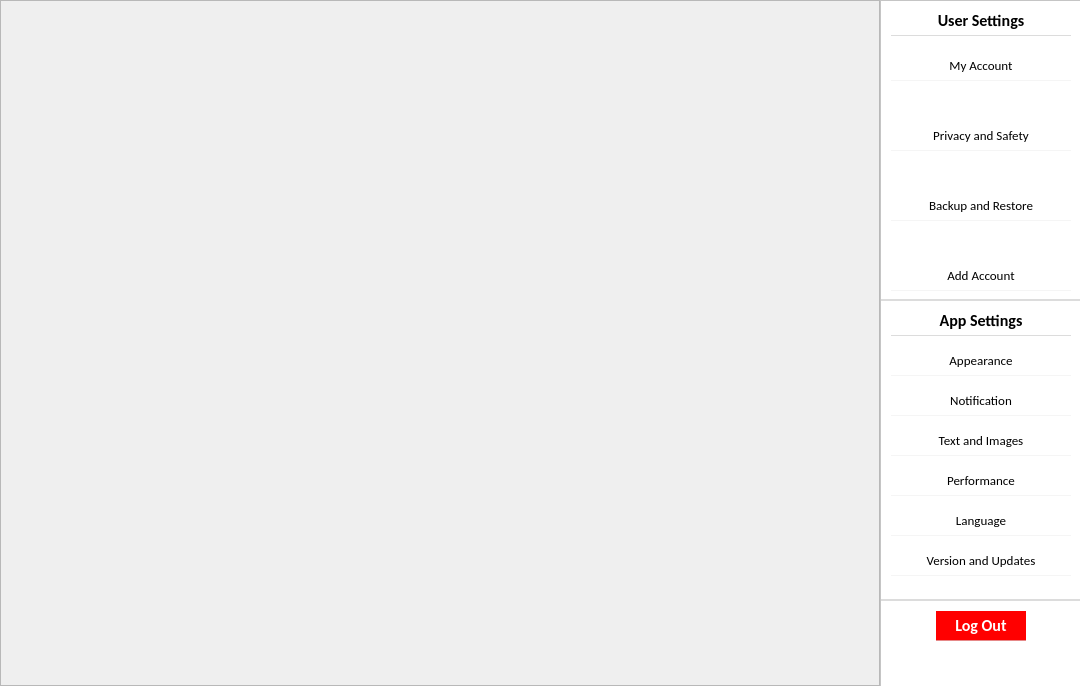
           <widget class="QWidget" name="Settings">
            <property name="minimumSize">
             <size>
              <width>1080</width>
              <height>686</height>
             </size>
            </property>
            <property name="maximumSize">
             <size>
              <width>2160</width>
              <height>1400</height>
             </size>
            </property>
            <property name="cursor">
             <cursorShape>ArrowCursor</cursorShape>
            </property>
            <layout class="QHBoxLayout" name="horizontalLayout_13">
             <property name="spacing">
              <number>0</number>
             </property>
             <property name="leftMargin">
              <number>0</number>
             </property>
             <property name="topMargin">
              <number>0</number>
             </property>
             <property name="rightMargin">
              <number>0</number>
             </property>
             <property name="bottomMargin">
              <number>0</number>
             </property>
             <item>
              <widget class="QStackedWidget" name="stackedWidget_3">
               <property name="minimumSize">
                <size>
                 <width>880</width>
                 <height>686</height>
                </size>
               </property>
               <property name="maximumSize">
                <size>
                 <width>2640</width>
                 <height>2058</height>
                </size>
               </property>
               <widget class="QWidget" name="UserSettings">
                <property name="minimumSize">
                 <size>
                  <width>880</width>
                  <height>686</height>
                 </size>
                </property>
                <property name="maximumSize">
                 <size>
                  <width>2640</width>
                  <height>2058</height>
                 </size>
                </property>
                <widget class="QFrame" name="frame_18">
                 <property name="geometry">
                  <rect>
                   <x>0</x>
                   <y>0</y>
                   <width>880</width>
                   <height>686</height>
                  </rect>
                 </property>
                 <property name="minimumSize">
                  <size>
                   <width>880</width>
                   <height>686</height>
                  </size>
                 </property>
                 <property name="maximumSize">
                  <size>
                   <width>2640</width>
                   <height>2058</height>
                  </size>
                 </property>
                 <property name="frameShape">
                  <enum>QFrame::StyledPanel</enum>
                 </property>
                 <property name="frameShadow">
                  <enum>QFrame::Raised</enum>
                 </property>
                </widget>
               </widget>
               <widget class="QWidget" name="AppSettings">
                <property name="minimumSize">
                 <size>
                  <width>880</width>
                  <height>686</height>
                 </size>
                </property>
                <property name="maximumSize">
                 <size>
                  <width>2640</width>
                  <height>2058</height>
                 </size>
                </property>
                <widget class="QFrame" name="frame_64">
                 <property name="geometry">
                  <rect>
                   <x>0</x>
                   <y>0</y>
                   <width>880</width>
                   <height>686</height>
                  </rect>
                 </property>
                 <property name="minimumSize">
                  <size>
                   <width>880</width>
                   <height>686</height>
                  </size>
                 </property>
                 <property name="maximumSize">
                  <size>
                   <width>2640</width>
                   <height>2058</height>
                  </size>
                 </property>
                 <property name="frameShape">
                  <enum>QFrame::StyledPanel</enum>
                 </property>
                 <property name="frameShadow">
                  <enum>QFrame::Raised</enum>
                 </property>
                </widget>
               </widget>
              </widget>
             </item>
             <item>
              <widget class="QFrame" name="frame_30">
               <property name="minimumSize">
                <size>
                 <width>200</width>
                 <height>686</height>
                </size>
               </property>
               <property name="maximumSize">
                <size>
                 <width>200</width>
                 <height>2058</height>
                </size>
               </property>
               <property name="styleSheet">
                <string notr="true">border-left: 1px solid rgb(220, 220, 220);
background-color: rgb(255, 255, 255);</string>
               </property>
               <property name="frameShape">
                <enum>QFrame::StyledPanel</enum>
               </property>
               <property name="frameShadow">
                <enum>QFrame::Raised</enum>
               </property>
               <widget class="QFrame" name="frame_31">
                <property name="geometry">
                 <rect>
                  <x>1</x>
                  <y>1</y>
                  <width>200</width>
                  <height>300</height>
                 </rect>
                </property>
                <property name="minimumSize">
                 <size>
                  <width>200</width>
                  <height>300</height>
                 </size>
                </property>
                <property name="maximumSize">
                 <size>
                  <width>200</width>
                  <height>900</height>
                 </size>
                </property>
                <property name="styleSheet">
                 <string notr="true">border:none;
border-bottom:2px solid rgb(220,220,220);</string>
                </property>
                <property name="frameShape">
                 <enum>QFrame::StyledPanel</enum>
                </property>
                <property name="frameShadow">
                 <enum>QFrame::Raised</enum>
                </property>
                <widget class="QPushButton" name="pushButton_38">
                 <property name="geometry">
                  <rect>
                   <x>10</x>
                   <y>5</y>
                   <width>180</width>
                   <height>30</height>
                  </rect>
                 </property>
                 <property name="minimumSize">
                  <size>
                   <width>180</width>
                   <height>30</height>
                  </size>
                 </property>
                 <property name="maximumSize">
                  <size>
                   <width>180</width>
                   <height>30</height>
                  </size>
                 </property>
                 <property name="font">
                  <font>
                   <family>Calibri</family>
                   <pointsize>12</pointsize>
                   <weight>75</weight>
                   <bold>true</bold>
                  </font>
                 </property>
                 <property name="styleSheet">
                  <string notr="true">QPushButton {
	background-color: white;	
	color: black;
	border: none;
	border-bottom: 1px solid rgb(220, 220, 220);
 }
QPushButton:hover{	
	color: rgba(0, 0, 0, 100);
 }
QPushButton:pressed{     
	border-bottom: 5px solid rgb(30, 59, 81);
}</string>
                 </property>
                 <property name="text">
                  <string>User Settings</string>
                 </property>
                </widget>
                <widget class="QPushButton" name="pushButton_40">
                 <property name="geometry">
                  <rect>
                   <x>10</x>
                   <y>50</y>
                   <width>180</width>
                   <height>30</height>
                  </rect>
                 </property>
                 <property name="minimumSize">
                  <size>
                   <width>180</width>
                   <height>30</height>
                  </size>
                 </property>
                 <property name="maximumSize">
                  <size>
                   <width>180</width>
                   <height>30</height>
                  </size>
                 </property>
                 <property name="font">
                  <font>
                   <family>Calibri</family>
                   <pointsize>10</pointsize>
                   <weight>50</weight>
                   <bold>false</bold>
                  </font>
                 </property>
                 <property name="styleSheet">
                  <string notr="true">QPushButton {
	background-color: white;	
	color: black;
	border: none;
	border-bottom: 1px solid rgb(245, 245, 245);
 }
QPushButton:hover{	
	background-color: rgba(230, 136, 136, 50);
    border-right: 2px solid rgb(30, 59, 81);
 }
QPushButton:pressed{     
	border-bottom: 5px solid rgb(30, 59, 81);
}</string>
                 </property>
                 <property name="text">
                  <string>My Account</string>
                 </property>
                </widget>
                <widget class="QPushButton" name="pushButton_41">
                 <property name="geometry">
                  <rect>
                   <x>10</x>
                   <y>120</y>
                   <width>180</width>
                   <height>30</height>
                  </rect>
                 </property>
                 <property name="minimumSize">
                  <size>
                   <width>180</width>
                   <height>30</height>
                  </size>
                 </property>
                 <property name="maximumSize">
                  <size>
                   <width>180</width>
                   <height>30</height>
                  </size>
                 </property>
                 <property name="font">
                  <font>
                   <family>Calibri</family>
                   <pointsize>10</pointsize>
                   <weight>50</weight>
                   <bold>false</bold>
                  </font>
                 </property>
                 <property name="styleSheet">
                  <string notr="true">QPushButton {
	background-color: white;	
	color: black;
	border: none;
border-bottom: 1px solid rgb(245,245,245);
 }
QPushButton:hover{	
	background-color: rgba(230, 136, 136, 50);
	 border-right: 2px solid rgb(30, 59, 81);
 }
QPushButton:pressed{     
	border-bottom: 5px solid rgb(30, 59, 81);
}</string>
                 </property>
                 <property name="text">
                  <string>Privacy and Safety</string>
                 </property>
                </widget>
                <widget class="QPushButton" name="pushButton_42">
                 <property name="geometry">
                  <rect>
                   <x>10</x>
                   <y>190</y>
                   <width>180</width>
                   <height>30</height>
                  </rect>
                 </property>
                 <property name="minimumSize">
                  <size>
                   <width>180</width>
                   <height>30</height>
                  </size>
                 </property>
                 <property name="maximumSize">
                  <size>
                   <width>180</width>
                   <height>30</height>
                  </size>
                 </property>
                 <property name="font">
                  <font>
                   <family>Calibri</family>
                   <pointsize>10</pointsize>
                   <weight>50</weight>
                   <bold>false</bold>
                  </font>
                 </property>
                 <property name="styleSheet">
                  <string notr="true">QPushButton {
	background-color: white;	
	color: black;
	border: none;
	border-bottom: 1px solid rgb(245,245,245);
 }
QPushButton:hover{	
	background-color: rgba(230, 136, 136, 50);
	 border-right: 2px solid rgb(30, 59, 81);
 }
QPushButton:pressed{     
	border-bottom: 5px solid rgb(30, 59, 81);
}</string>
                 </property>
                 <property name="text">
                  <string>Backup and Restore</string>
                 </property>
                </widget>
                <widget class="QPushButton" name="pushButton_43">
                 <property name="geometry">
                  <rect>
                   <x>10</x>
                   <y>260</y>
                   <width>180</width>
                   <height>30</height>
                  </rect>
                 </property>
                 <property name="minimumSize">
                  <size>
                   <width>180</width>
                   <height>30</height>
                  </size>
                 </property>
                 <property name="maximumSize">
                  <size>
                   <width>180</width>
                   <height>30</height>
                  </size>
                 </property>
                 <property name="font">
                  <font>
                   <family>Calibri</family>
                   <pointsize>10</pointsize>
                   <weight>50</weight>
                   <bold>false</bold>
                  </font>
                 </property>
                 <property name="styleSheet">
                  <string notr="true">QPushButton {
	background-color: white;	
	color: black;
	border: none;
	border-bottom: 1px solid rgb(245,245,245);
 }
QPushButton:hover{	
	background-color: rgba(230, 136, 136, 50);
	 border-right: 2px solid rgb(30, 59, 81);
 }
QPushButton:pressed{     
	border-bottom: 5px solid rgb(30, 59, 81);
}</string>
                 </property>
                 <property name="text">
                  <string>Add Account</string>
                 </property>
                </widget>
               </widget>
               <widget class="QFrame" name="frame_32">
                <property name="geometry">
                 <rect>
                  <x>1</x>
                  <y>301</y>
                  <width>200</width>
                  <height>300</height>
                 </rect>
                </property>
                <property name="minimumSize">
                 <size>
                  <width>200</width>
                  <height>300</height>
                 </size>
                </property>
                <property name="maximumSize">
                 <size>
                  <width>200</width>
                  <height>900</height>
                 </size>
                </property>
                <property name="styleSheet">
                 <string notr="true">border:none;
border-bottom:2px solid rgb(220,220,220);</string>
                </property>
                <property name="frameShape">
                 <enum>QFrame::StyledPanel</enum>
                </property>
                <property name="frameShadow">
                 <enum>QFrame::Raised</enum>
                </property>
                <widget class="QPushButton" name="pushButton_39">
                 <property name="geometry">
                  <rect>
                   <x>10</x>
                   <y>5</y>
                   <width>180</width>
                   <height>30</height>
                  </rect>
                 </property>
                 <property name="minimumSize">
                  <size>
                   <width>180</width>
                   <height>30</height>
                  </size>
                 </property>
                 <property name="maximumSize">
                  <size>
                   <width>180</width>
                   <height>30</height>
                  </size>
                 </property>
                 <property name="font">
                  <font>
                   <family>Calibri</family>
                   <pointsize>12</pointsize>
                   <weight>75</weight>
                   <bold>true</bold>
                  </font>
                 </property>
                 <property name="styleSheet">
                  <string notr="true">QPushButton {
	background-color: white;	
	color: black;
	border: none;
	border-bottom: 1px solid rgb(220, 220, 220);
 }
QPushButton:hover{	
	color: rgba(0, 0, 0, 100);
 }
QPushButton:pressed{     
	border-bottom: 5px solid rgb(30, 59, 81);
}</string>
                 </property>
                 <property name="text">
                  <string>App Settings</string>
                 </property>
                </widget>
                <widget class="QPushButton" name="pushButton_44">
                 <property name="geometry">
                  <rect>
                   <x>10</x>
                   <y>45</y>
                   <width>180</width>
                   <height>30</height>
                  </rect>
                 </property>
                 <property name="minimumSize">
                  <size>
                   <width>180</width>
                   <height>30</height>
                  </size>
                 </property>
                 <property name="maximumSize">
                  <size>
                   <width>180</width>
                   <height>30</height>
                  </size>
                 </property>
                 <property name="font">
                  <font>
                   <family>Calibri</family>
                   <pointsize>10</pointsize>
                   <weight>50</weight>
                   <bold>false</bold>
                  </font>
                 </property>
                 <property name="styleSheet">
                  <string notr="true">QPushButton {
	background-color: white;	
	color: black;
	border: none;
	border-bottom: 1px solid rgb(245, 245, 245);
 }
QPushButton:hover{	
	background-color: rgba(230, 136, 136, 50);
    border-right: 2px solid rgb(30, 59, 81);
 }
QPushButton:pressed{     
	border-bottom: 5px solid rgb(30, 59, 81);
}</string>
                 </property>
                 <property name="text">
                  <string>Appearance</string>
                 </property>
                </widget>
                <widget class="QPushButton" name="pushButton_45">
                 <property name="geometry">
                  <rect>
                   <x>10</x>
                   <y>85</y>
                   <width>180</width>
                   <height>30</height>
                  </rect>
                 </property>
                 <property name="minimumSize">
                  <size>
                   <width>180</width>
                   <height>30</height>
                  </size>
                 </property>
                 <property name="maximumSize">
                  <size>
                   <width>180</width>
                   <height>30</height>
                  </size>
                 </property>
                 <property name="font">
                  <font>
                   <family>Calibri</family>
                   <pointsize>10</pointsize>
                   <weight>50</weight>
                   <bold>false</bold>
                  </font>
                 </property>
                 <property name="styleSheet">
                  <string notr="true">QPushButton {
	background-color: white;	
	color: black;
	border: none;
	border-bottom: 1px solid rgb(245, 245, 245);
 }
QPushButton:hover{	
	background-color: rgba(230, 136, 136, 50);
    border-right: 2px solid rgb(30, 59, 81);
 }
QPushButton:pressed{     
	border-bottom: 5px solid rgb(30, 59, 81);
}</string>
                 </property>
                 <property name="text">
                  <string>Notification</string>
                 </property>
                </widget>
                <widget class="QPushButton" name="pushButton_46">
                 <property name="geometry">
                  <rect>
                   <x>10</x>
                   <y>125</y>
                   <width>180</width>
                   <height>30</height>
                  </rect>
                 </property>
                 <property name="minimumSize">
                  <size>
                   <width>180</width>
                   <height>30</height>
                  </size>
                 </property>
                 <property name="maximumSize">
                  <size>
                   <width>180</width>
                   <height>30</height>
                  </size>
                 </property>
                 <property name="font">
                  <font>
                   <family>Calibri</family>
                   <pointsize>10</pointsize>
                   <weight>50</weight>
                   <bold>false</bold>
                  </font>
                 </property>
                 <property name="styleSheet">
                  <string notr="true">QPushButton {
	background-color: white;	
	color: black;
	border: none;
	border-bottom: 1px solid rgb(245, 245, 245);
 }
QPushButton:hover{	
	background-color: rgba(230, 136, 136, 50);
    border-right: 2px solid rgb(30, 59, 81);
 }
QPushButton:pressed{     
	border-bottom: 5px solid rgb(30, 59, 81);
}</string>
                 </property>
                 <property name="text">
                  <string>Text and Images</string>
                 </property>
                </widget>
                <widget class="QPushButton" name="pushButton_47">
                 <property name="geometry">
                  <rect>
                   <x>10</x>
                   <y>165</y>
                   <width>180</width>
                   <height>30</height>
                  </rect>
                 </property>
                 <property name="minimumSize">
                  <size>
                   <width>180</width>
                   <height>30</height>
                  </size>
                 </property>
                 <property name="maximumSize">
                  <size>
                   <width>180</width>
                   <height>30</height>
                  </size>
                 </property>
                 <property name="font">
                  <font>
                   <family>Calibri</family>
                   <pointsize>10</pointsize>
                   <weight>50</weight>
                   <bold>false</bold>
                  </font>
                 </property>
                 <property name="styleSheet">
                  <string notr="true">QPushButton {
	background-color: white;	
	color: black;
	border: none;
	border-bottom: 1px solid rgb(245, 245, 245);
 }
QPushButton:hover{	
	background-color: rgba(230, 136, 136, 50);
    border-right: 2px solid rgb(30, 59, 81);
 }
QPushButton:pressed{     
	border-bottom: 5px solid rgb(30, 59, 81);
}</string>
                 </property>
                 <property name="text">
                  <string>Performance</string>
                 </property>
                </widget>
                <widget class="QPushButton" name="pushButton_48">
                 <property name="geometry">
                  <rect>
                   <x>10</x>
                   <y>205</y>
                   <width>180</width>
                   <height>30</height>
                  </rect>
                 </property>
                 <property name="minimumSize">
                  <size>
                   <width>180</width>
                   <height>30</height>
                  </size>
                 </property>
                 <property name="maximumSize">
                  <size>
                   <width>180</width>
                   <height>30</height>
                  </size>
                 </property>
                 <property name="font">
                  <font>
                   <family>Calibri</family>
                   <pointsize>10</pointsize>
                   <weight>50</weight>
                   <bold>false</bold>
                  </font>
                 </property>
                 <property name="styleSheet">
                  <string notr="true">QPushButton {
	background-color: white;	
	color: black;
	border: none;
	border-bottom: 1px solid rgb(245, 245, 245);
 }
QPushButton:hover{	
	background-color: rgba(230, 136, 136, 50);
    border-right: 2px solid rgb(30, 59, 81);
 }
QPushButton:pressed{     
	border-bottom: 5px solid rgb(30, 59, 81);
}</string>
                 </property>
                 <property name="text">
                  <string>Language</string>
                 </property>
                </widget>
                <widget class="QPushButton" name="pushButton_49">
                 <property name="geometry">
                  <rect>
                   <x>10</x>
                   <y>245</y>
                   <width>180</width>
                   <height>30</height>
                  </rect>
                 </property>
                 <property name="minimumSize">
                  <size>
                   <width>180</width>
                   <height>30</height>
                  </size>
                 </property>
                 <property name="maximumSize">
                  <size>
                   <width>180</width>
                   <height>30</height>
                  </size>
                 </property>
                 <property name="font">
                  <font>
                   <family>Calibri</family>
                   <pointsize>10</pointsize>
                   <weight>50</weight>
                   <bold>false</bold>
                  </font>
                 </property>
                 <property name="styleSheet">
                  <string notr="true">QPushButton {
	background-color: white;	
	color: black;
	border: none;
	border-bottom: 1px solid rgb(245, 245, 245);
 }
QPushButton:hover{	
	background-color: rgba(230, 136, 136, 50);
    border-right: 2px solid rgb(30, 59, 81);
 }
QPushButton:pressed{     
	border-bottom: 5px solid rgb(30, 59, 81);
}</string>
                 </property>
                 <property name="text">
                  <string>Version and Updates</string>
                 </property>
                </widget>
               </widget>
               <widget class="QFrame" name="frame_33">
                <property name="geometry">
                 <rect>
                  <x>1</x>
                  <y>601</y>
                  <width>200</width>
                  <height>96</height>
                 </rect>
                </property>
                <property name="minimumSize">
                 <size>
                  <width>200</width>
                  <height>86</height>
                 </size>
                </property>
                <property name="maximumSize">
                 <size>
                  <width>200</width>
                  <height>258</height>
                 </size>
                </property>
                <property name="styleSheet">
                 <string notr="true">border:none;
border-bottom:2px solid rgb(240,240,240);</string>
                </property>
                <property name="frameShape">
                 <enum>QFrame::StyledPanel</enum>
                </property>
                <property name="frameShadow">
                 <enum>QFrame::Raised</enum>
                </property>
                <widget class="QPushButton" name="pushButton_16">
                 <property name="geometry">
                  <rect>
                   <x>55</x>
                   <y>10</y>
                   <width>90</width>
                   <height>30</height>
                  </rect>
                 </property>
                 <property name="minimumSize">
                  <size>
                   <width>90</width>
                   <height>30</height>
                  </size>
                 </property>
                 <property name="maximumSize">
                  <size>
                   <width>90</width>
                   <height>30</height>
                  </size>
                 </property>
                 <property name="font">
                  <font>
                   <family>Calibri</family>
                   <pointsize>12</pointsize>
                   <weight>75</weight>
                   <bold>true</bold>
                  </font>
                 </property>
                 <property name="styleSheet">
                  <string notr="true">QPushButton {
	background-color: red;	
	color: rgb(255, 255, 255);
	border: none;
	border-bottom: 1px solid rgb(230, 136, 136);
 }
QPushButton:hover{     
	background-color: rgba(255, 0, 0, 200);
 }
QPushButton:pressed{     
	border-bottom: 5px solid rgb(30, 59, 81);
}</string>
                 </property>
                 <property name="text">
                  <string>Log Out</string>
                 </property>
                </widget>
               </widget>
              </widget>
             </item>
            </layout>
           </widget>
